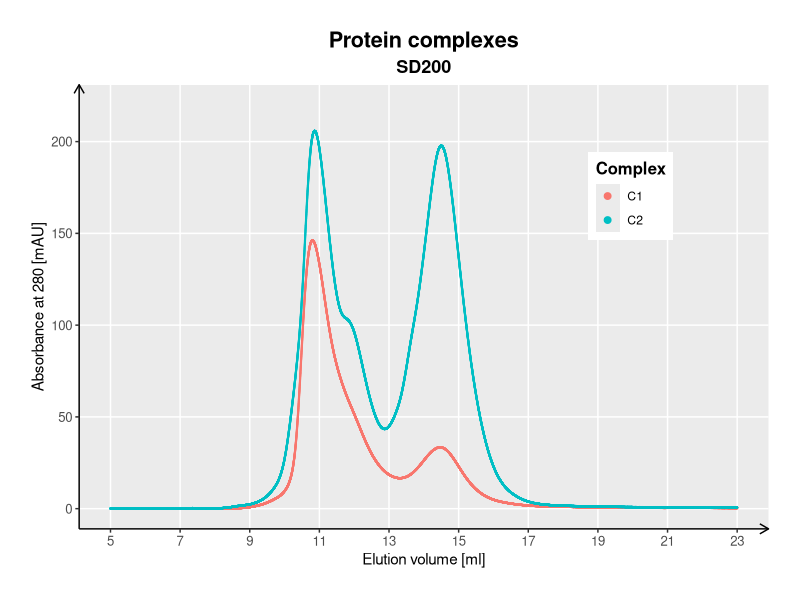

The R script that drew this image:
## ---- chunk 1

setwd("~/Desktop/GitHub/Homework_3")

## ---- chunk 2

#Load data.table and ggplot2 packages.

library(data.table)
library(ggplot2)

## ---- chunk 3

#Load the workbook using fread().

workbook <- fread("AKTA.csv")

## ---- chunk 4

#Making the plot.

ggplot(workbook, aes(x = SPRml, y = SPRuv, color = Complex)) +
  geom_point(size = 0.1) +
 
#Adjusting the scales.
  
  scale_x_continuous(breaks=c(5,7,9,11,13,15,17,19,21,23), limits = c(5, 23)) +
  ylim(0, 220) +
 
#Adding labels to ahes and the title. 
  
  labs(x = "Elution volume [ml]", y = "Absorbance at 280 [mAU]", title = "Protein complexes", subtitle = "SD200") +
 
#Changing the size of the dots in the legend. 
  
  guides(colour = guide_legend(override.aes = list(size=2))) +

#Making the plot pretty.
  
  theme( 
    legend.position = c(0.8, 0.75),
    legend.title = element_text(size = 12),

    panel.grid = element_blank(),
    panel.grid.major = element_line(colour = "white"), 
    panel.background = element_rect(fill = "grey92", colour = NA),
    
    axis.title = element_text(face = "plain", size = 11),
    axis.line = element_line(color = "black", arrow = arrow(length = unit(0.1, "inches"))),
    
    axis.text.x = element_text(size = 9.5), 
    axis.text.y = element_text(size = 9.5),
    
    
    title = element_text(face = "bold", size = 13),
    
    plot.subtitle = element_text (hjust = 0.5),
    plot.title = element_text(hjust = 0.5),

    plot.margin = margin(0.8, 0.8, 0.8, 0.8, "cm"))



